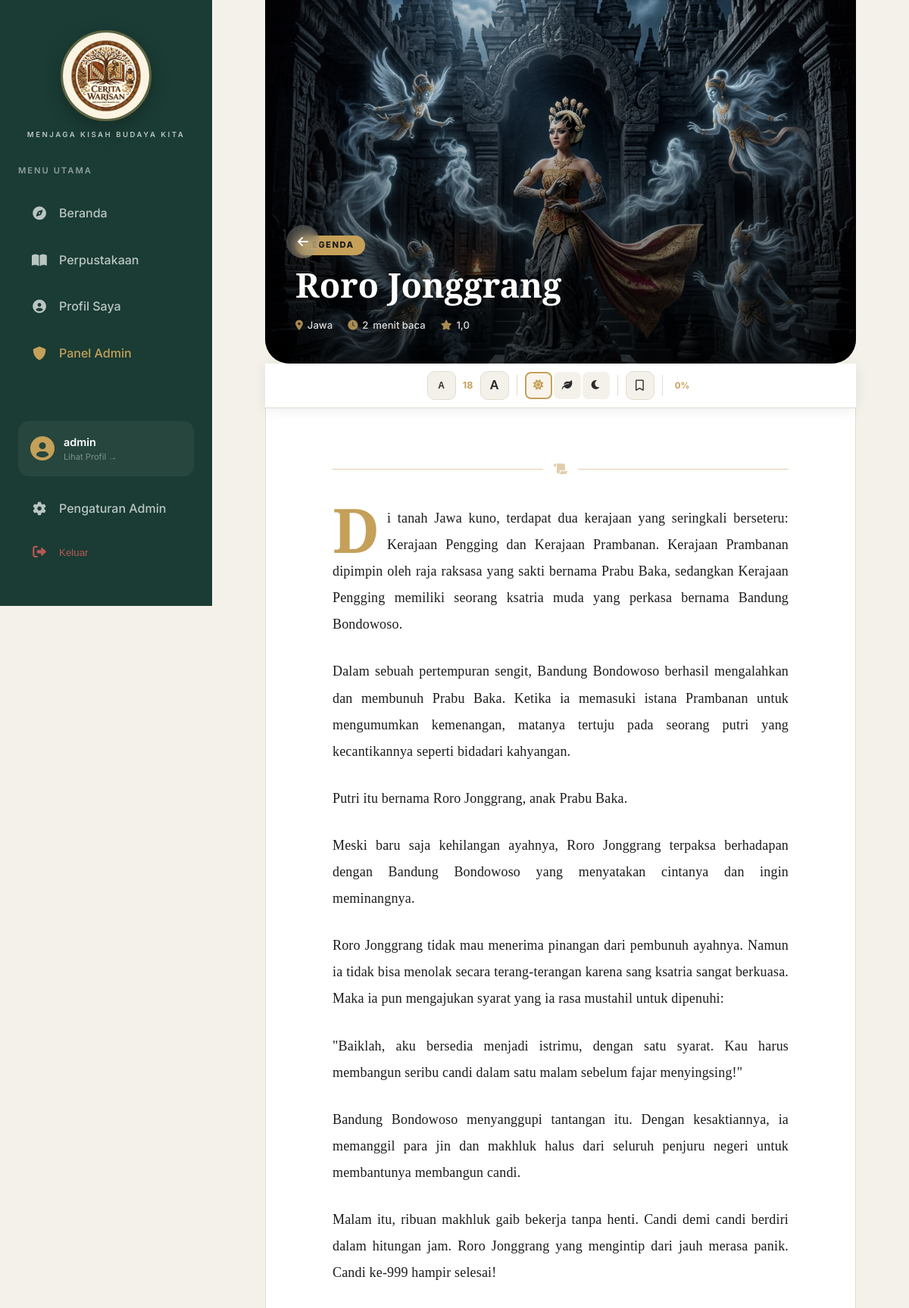
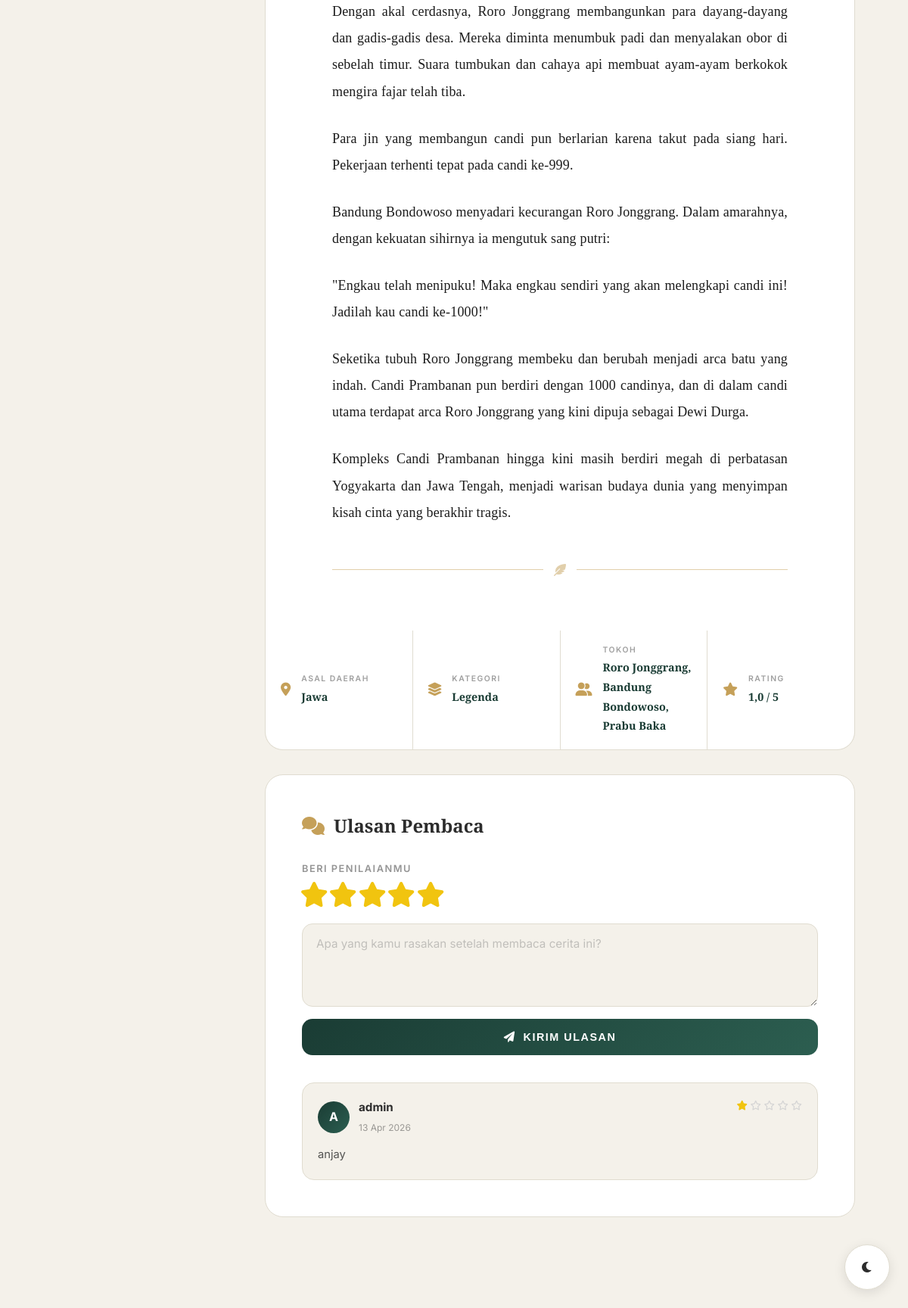
Screenshot of /story/roro-jonggrang/ (signed in) with the database file from the repository (2 pictures, top to bottom).
### folklore/models.py (models this page shows, shortened)
class Story(models.Model):
    title = models.CharField(max_length=200)
    slug = models.SlugField(unique=True)
    content = models.TextField()
    summary = models.TextField(blank=True, help_text="Short summary for cards")
    cover_image = models.ImageField(upload_to='stories/', blank=True, null=True)
    category = models.ForeignKey(Category, on_delete=models.CASCADE, related_name='stories')
    region = models.ForeignKey(Region, on_delete=models.CASCADE, related_name='stories')
    characters = models.CharField(max_length=255, help_text="Separate with commas")
    view_count = models.PositiveIntegerField(default=0)
    created_at = models.DateTimeField(auto_now_add=True)
    updated_at = models.DateTimeField(auto_now=True)
    class Meta:
        verbose_name_plural = "Stories"

class Category(models.Model):
    name = models.CharField(max_length=100)
    slug = models.SlugField(unique=True)
    description = models.TextField(blank=True)
    class Meta:
        verbose_name_plural = "Categories"

class Region(models.Model):
    name = models.CharField(max_length=100)
    slug = models.SlugField(unique=True)

class Review(models.Model):
    story = models.ForeignKey(Story, on_delete=models.CASCADE, related_name='reviews')
    user = models.ForeignKey(User, on_delete=models.CASCADE)
    rating = models.IntegerField(validators=[MinValueValidator(1), MaxValueValidator(5)])
    comment = models.TextField()
    is_approved = models.BooleanField(default=False)
    created_at = models.DateTimeField(auto_now_add=True)

### folklore/views.py (the view)
# urls.py: path('story/<slug:slug>/', views.StoryDetailView.as_view(), name='story_detail'),
class StoryDetailView(LoginRequiredMixin, DetailView):
    model = Story
    template_name = 'folklore/story_detail.html'
    context_object_name = 'story'
    def get(self, request, *args, **kwargs):
        self.object = self.get_object()
        self.object.view_count += 1
        self.object.save()
        if request.user.is_authenticated:
            ReadingHistory.objects.update_or_create(
                user=request.user,
                story=self.object
            )
        context = self.get_context_data(object=self.object)
        return self.render_to_response(context)
    def get_context_data(self, **kwargs):
        context = super().get_context_data(**kwargs)
        context['reviews'] = self.object.reviews.filter(is_approved=True).order_by('-created_at')
        context['avg_rating'] = self.object.reviews.filter(is_approved=True).aggregate(Avg('rating'))['rating__avg']
        if self.request.user.is_authenticated:
            context['is_bookmarked'] = Bookmark.objects.filter(user=self.request.user, story=self.object).exists()
        return context

### templates/folklore/story_detail.html (shortened to what this page needs)
{% extends 'base.html' %}
{% block body_class %}reader-page{% endblock %}
{% block content %}
<div class="rd-wrapper">
  <div class="rd-hero">
    {% if story.cover_image %}
      <img src="{{ story.cover_image.url }}" alt="{{ story.title }}" class="rd-hero-img">
    {% else %}
      <div class="rd-hero-placeholder">
        <i class="fas fa-scroll"></i>
      </div>
    {% endif %}
    <div class="rd-hero-overlay"></div>
    <div class="rd-hero-content">
      <button class="rd-back-btn" onclick="if(document.referrer) window.history.back(); else window.location.href='{% url 'folklore:library' %}';">
        <i class="fas fa-arrow-left"></i>
      </button>
      <span class="rd-hero-badge">{{ story.category.name }}</span>
      <h1 class="rd-hero-title">{{ story.title }}</h1>
      <div class="rd-hero-meta">
        <span><i class="fas fa-map-marker-alt"></i> {{ story.region.name }}</span>
        <span><i class="fas fa-clock"></i> <span id="readingTimeVal">...</span> menit baca</span>
        <span><i class="fas fa-star"></i> {{ avg_rating|default:"4.5"|floatformat:1 }}</span>
      </div>
    </div>
  </div>
  <div class="rd-controls" id="rdControls">
    <div class="rd-controls-inner">
      <div class="rd-ctrl-group">
        <button class="rd-ctrl-btn" id="fontDecrease" aria-label="Kecilkan teks">
          <span style="font-size:0.75rem;font-weight:700;">A</span>
        </button>
        <span class="rd-ctrl-sep" id="fontSizeDisplay">18</span>
        <button class="rd-ctrl-btn" id="fontIncrease" aria-label="Besarkan teks">
          <span style="font-size:1.05rem;font-weight:700;">A</span>
        </button>
      </div>
      <div class="rd-ctrl-group">
        <button class="rd-theme-btn active" data-t="light" title="Terang" aria-label="Tema terang">
          <i class="fas fa-sun"></i>
        </button>
        <button class="rd-theme-btn" data-t="sepia" title="Sepia" aria-label="Tema sepia">
          <i class="fas fa-leaf"></i>
        </button>
        <button class="rd-theme-btn" data-t="dark" title="Malam" aria-label="Tema gelap">
          <i class="fas fa-moon"></i>
        </button>
      </div>
      <button class="rd-ctrl-btn rd-bookmark-btn" id="bookmarkBtn" aria-label="Simpan cerita">
        <i class="{% if is_bookmarked %}fas{% else %}far{% endif %} fa-bookmark" id="bookmarkIcon"></i>
      </button>
      <span class="rd-progress-label" id="progressLabel">0%</span>
    </div>
  </div>
  <div class="rd-page" id="rdPage" data-t="light">
    <div class="rd-book">
      <div class="rd-ornament">
        <span></span>
        <i class="fas fa-scroll"></i>
        <span></span>
      </div>
      <article class="rd-article" id="storyContent">
        {{ story.content|linebreaks }}
      </article>
      <div class="rd-ornament rd-ornament-end">
        <span></span>
        <i class="fas fa-feather-alt"></i>
        <span></span>
      </div>
    </div>
  </div>
  <div class="rd-info-strip">
    <div class="rd-info-item">
      <i class="fas fa-map-marker-alt"></i>
      <div>
        <small>Asal Daerah</small>
        <strong>{{ story.region.name }}</strong>
      </div>
    </div>
    <div class="rd-info-item">
      <i class="fas fa-layer-group"></i>
      <div>
        <small>Kategori</small>
        <strong>{{ story.category.name }}</strong>
      </div>
    </div>
    <div class="rd-info-item">
      <i class="fas fa-user-friends"></i>
      <div>
        <small>Tokoh</small>
        <strong>{{ story.characters }}</strong>
      </div>
    </div>
    <div class="rd-info-item">
      <i class="fas fa-star"></i>
      <div>
        <small>Rating</small>
        <strong>{{ avg_rating|default:"4.5"|floatformat:1 }} / 5</strong>
      </div>
    </div>
  </div>
  <div class="rd-reviews">
    <h2 class="rd-reviews-title">
      <i class="fas fa-comments"></i> Ulasan Pembaca
    </h2>
    {% if user.is_authenticated %}
    <div class="rd-review-form">
      <form action="{% url 'folklore:add_review' story.slug %}" method="post">
        <div class="rd-star-group" id="starGroup">
          <p class="rd-star-label">Beri penilaianmu</p>
          <div class="rd-stars">
            {% for i in "12345" %}
            <label class="rd-star-label-item">
              <i class="fas fa-star rd-star-icon" data-val="{{ i }}"></i>
            </label>
            {% endfor %}
          </div>
        </div>
        <textarea name="comment" class="rd-textarea" placeholder="Apa yang kamu rasakan setelah membaca cerita ini?" required></textarea>
        <button type="submit" class="rd-submit-btn">
          <i class="fas fa-paper-plane"></i> Kirim Ulasan
        </button>
      </form>
    </div>
    {% else %}
    <div class="rd-login-prompt">
      <i class="fas fa-lock"></i>
      <p>Masuk untuk meninggalkan ulasan</p>
      <a href="{% url 'folklore:home' %}" class="rd-submit-btn" style="display:inline-flex; text-decoration:none; margin-top:12px;">Masuk Sekarang</a>
    </div>
    {% endif %}
    <div class="rd-review-list">
      {% for review in reviews %}
      <div class="rd-review-item">
        <div class="rd-review-header">
          <div class="rd-reviewer">
            <div class="rd-avatar">{{ review.user.username|first|upper }}</div>
            <div>
              <strong>{{ review.user.username }}</strong>
              <small>{{ review.created_at|date:"d M Y" }}</small>
            </div>
          </div>
          <div class="rd-stars-display">
            {% for i in "12345"|make_list %}
              <i class="{% if forloop.counter <= review.rating %}fas{% else %}far{% endif %} fa-star"></i>
            {% endfor %}
          </div>
        </div>
        <p class="rd-review-text">{{ review.comment }}</p>
      </div>
      {% empty %}
      <div class="rd-empty-reviews">
        <i class="fas fa-feather-alt"></i>
        <p>Jadilah yang pertama mengulas cerita ini</p>
      </div>
      {% endfor %}
    </div>
  </div>
</div>
{% endblock %}

### templates/base.html (shortened to what this page needs)
{% load static %}
<!DOCTYPE html>
<html lang="id">
<head>
    <link rel="stylesheet" href="https://cdnjs.cloudflare.com/ajax/libs/font-awesome/6.0.0/css/all.min.css">
    <link rel="stylesheet" href="{% static 'css/base.css' %}?v=1.7">
</head>
<body data-theme="light" class="{% block body_class %}{% endblock %}">
    <div class="app-wrapper">
        <aside class="sidebar" id="sidebar">
            <a href="{% url 'folklore:home' %}" style="text-decoration:none; display:flex; flex-direction:column; align-items:center; margin-bottom:32px;">
                <img src="{% static 'images/logo.jpg' %}" alt="Cerita Warisan" style="width:120px; height:120px; border-radius:50%; object-fit:cover; object-position:center; border:3px solid rgba(197,160,89,0.4); box-shadow:0 8px 24px rgba(0,0,0,0.25); margin-bottom:10px; transition:transform 0.3s ease;" onmouseover="this.style.transform='scale(1.05)'" onmouseout="this.style.transform='scale(1)'">
                <span style="color:rgba(255,255,255,0.7); font-size:0.6rem; text-transform:uppercase; letter-spacing:2.5px; font-family:var(--font-sans); font-weight:600;">Menjaga Kisah Budaya Kita</span>
            </a>
            <div class="sidebar-title">Menu Utama</div>
            <nav>
                <a href="{% url 'folklore:home' %}" class="nav-link {% if request.resolver_match.url_name == 'home' %}active{% endif %}">
                    <i class="fas fa-compass"></i> Beranda
                </a>
                <a href="{% url 'folklore:library' %}" class="nav-link {% if request.resolver_match.url_name == 'library' %}active{% endif %}">
                    <i class="fas fa-book-open"></i> Perpustakaan
                </a>
                {% if user.is_authenticated %}
                <a href="{% url 'folklore:profile' %}" class="nav-link {% if request.resolver_match.url_name == 'profile' or request.resolver_match.url_name == 'dashboard' %}active{% endif %}">
                    <i class="fas fa-user-circle"></i> Profil Saya
                </a>
                {% if user.is_staff %}
                <a href="{% url 'folklore:admin_dashboard' %}" class="nav-link {% if request.resolver_match.url_name == 'admin_dashboard' %}active{% endif %}" style="color: #c5a059;">
                    <i class="fas fa-shield-alt"></i> Panel Admin
                </a>
                {% endif %}
                {% endif %}
            </nav>
            <div style="margin-top: auto;">
                {% if user.is_authenticated %}
                    <a href="{% url 'folklore:profile' %}" style="text-decoration: none; color: inherit;">
                        <div class="nav-profile-card">
                            <i class="fas fa-user-circle fa-2x"></i>
                            <div class="profile-summary">
                                <div class="username">{{ user.username }}</div>
                                <div class="action-hint">Lihat Profil →</div>
                            </div>
                        </div>
                    </a>
                    {% if user.is_staff %}
                    <a href="{% url 'admin:index' %}" class="nav-link">
                        <i class="fas fa-cog"></i> Pengaturan Admin
                    </a>
                    {% endif %}
                    <form action="{% url 'logout' %}" method="post" style="display: block;">
                        <button type="submit" class="nav-link logout-btn">
                            <i class="fas fa-sign-out-alt"></i> Keluar
                        </button>
                    </form>
                {% else %}
                    <a href="{% url 'login' %}" class="btn-premium" style="display: flex; width: 100%; justify-content: center;">
                        <i class="fas fa-sign-in-alt"></i> Masuk ke Arsip
                    </a>
                {% endif %}
            </div>
        </aside>
        <main class="main-content">
            {% block content %}{% endblock %}
        </main>
    </div>
    <div class="theme-toggle" id="themeToggle" title="Toggle Dark/Light Mode">
        <i class="fas fa-moon"></i>
    </div>
</body>
</html>

### static/css/base.css (style rules this page uses)
:root { --primary-color: #1a3c34; --secondary-color: #c5a059; --bg-color: #f4f1ea; --text-color: #2c2c2c; --card-bg: #ffffff; --border-color: #e0dcd0; --sidebar-width: 280px; --header-height: 70px; --font-serif: 'Playfair Display', serif; --font-sans: 'Inter', sans-serif; --transition: all 0.3s cubic-bezier(0.4, 0, 0.2, 1); --shadow: 0 4px 20px rgba(0,0,0,0.05); }
* { margin: 0; padding: 0; box-sizing: border-box; }
body { background-color: var(--bg-color); color: var(--text-color); font-family: var(--font-sans); line-height: 1.6; transition: var(--transition); }
h1, h2, h3, h4, .serif { font-family: var(--font-serif); font-weight: 700; }
.app-wrapper { display: flex; min-height: 100vh; }
.sidebar { width: var(--sidebar-width); height: 100vh; background-color: var(--primary-color); color: white; position: fixed; left: 0; top: 0; padding: 40px 24px; display: flex; flex-direction: column; z-index: 1050; transition: var(--transition); }
.sidebar-title { font-size: 0.7rem; text-transform: uppercase; letter-spacing: 2px; opacity: 0.5; margin-bottom: 20px; font-weight: 600; }
.nav-link { color: rgba(255,255,255,0.7); text-decoration: none; padding: 14px 16px; margin-bottom: 8px; border-radius: 12px; display: flex; align-items: center; gap: 14px; font-weight: 500; transition: var(--transition); }
.nav-link i { font-size: 1.1rem; width: 24px; text-align: center; }
.nav-profile-card { padding: 15px; background: rgba(255,255,255,0.05); border-radius: 14px; margin-bottom: 16px; display: flex; align-items: center; gap: 12px; transition: var(--transition); border: 1px solid transparent; }
.nav-profile-card i { color: var(--secondary-color); flex-shrink: 0; }
.profile-summary { min-width: 0; }
.profile-summary .username { font-size: 0.9rem; font-weight: 600; white-space: nowrap; overflow: hidden; text-overflow: ellipsis; }
.profile-summary .action-hint { font-size: 0.7rem; opacity: 0.4; }
.logout-btn { background: none; border: none; width: 100%; text-align: left; cursor: pointer; color: rgba(255,100,100,0.7) !important; }
.main-content { flex: 1; margin-left: var(--sidebar-width); padding: clamp(30px, 5vw, 60px); max-width: 100%; }
.reader-page .main-content { padding: 0; overflow-x: hidden; }
.theme-toggle { position: fixed; bottom: 24px; right: 24px; background: var(--card-bg); border: 1px solid var(--border-color); width: 60px; height: 60px; border-radius: 50%; display: flex; align-items: center; justify-content: center; cursor: pointer; z-index: 1000; box-shadow: 0 4px 15px rgba(0,0,0,0.1); transition: var(--transition); }
:root { --page-pad: clamp(16px, 5vw, 60px); --card-radius: clamp(14px, 2.5vw, 24px); --gap-sm: clamp(10px, 2vw, 20px); --gap-md: clamp(16px, 3vw, 32px); --gap-lg: clamp(24px, 5vw, 60px); }

### rows the page displays
Story: cover_image (picture), category.name "LEGENDA", title "Roro Jonggrang", region.name "Jawa", content "Di tanah Jawa kuno, terdapat dua kerajaan yang seringkali berseteru: Kerajaan Pengging dan Kerajaan Prambanan. Kerajaan Prambanan dipimpin oleh raja raksasa yang sakti bernama Prabu Baka, sedangkan Kerajaan Pengging memiliki seorang ksatria muda yang perkasa bernama Bandung Bondowoso. Dalam sebuah pertempuran sengit, Bandung Bondowoso berhasil mengalahkan dan membunuh Prabu Baka. Ketika ia memasuki istana Prambanan untuk mengumumkan kemenangan, matanya tertuju pada seorang putri yang kecantikannya seperti bidadari kahyangan. Putri itu bernama Roro Jonggrang, anak Prabu Baka. Meski baru saja kehilangan ayahnya, Roro Jonggrang terpaksa berhadapan dengan Bandung Bondowoso yang menyatakan…", category.name "Legenda", characters "Roro Jonggrang, Bandung Bondowoso, Prabu Baka"
Review: user.username|first "A", user.username "admin", created_at "13 Apr 2026", rating 1 (drawn), comment "anjay"

### other values shown
{{ user.username }} "admin"
{{ avg_rating|default:"4.5"|floatformat:1 }} "1,0"
